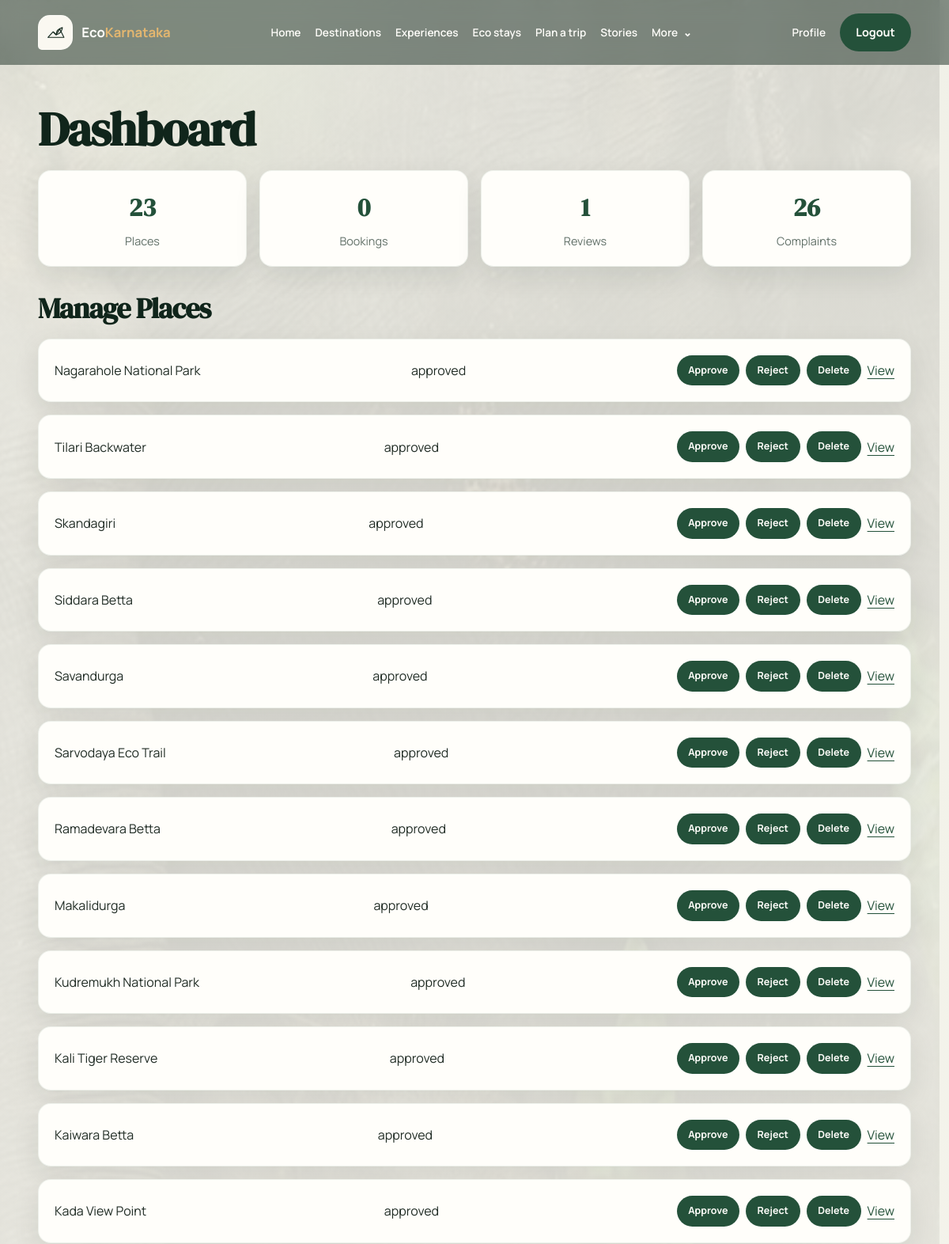
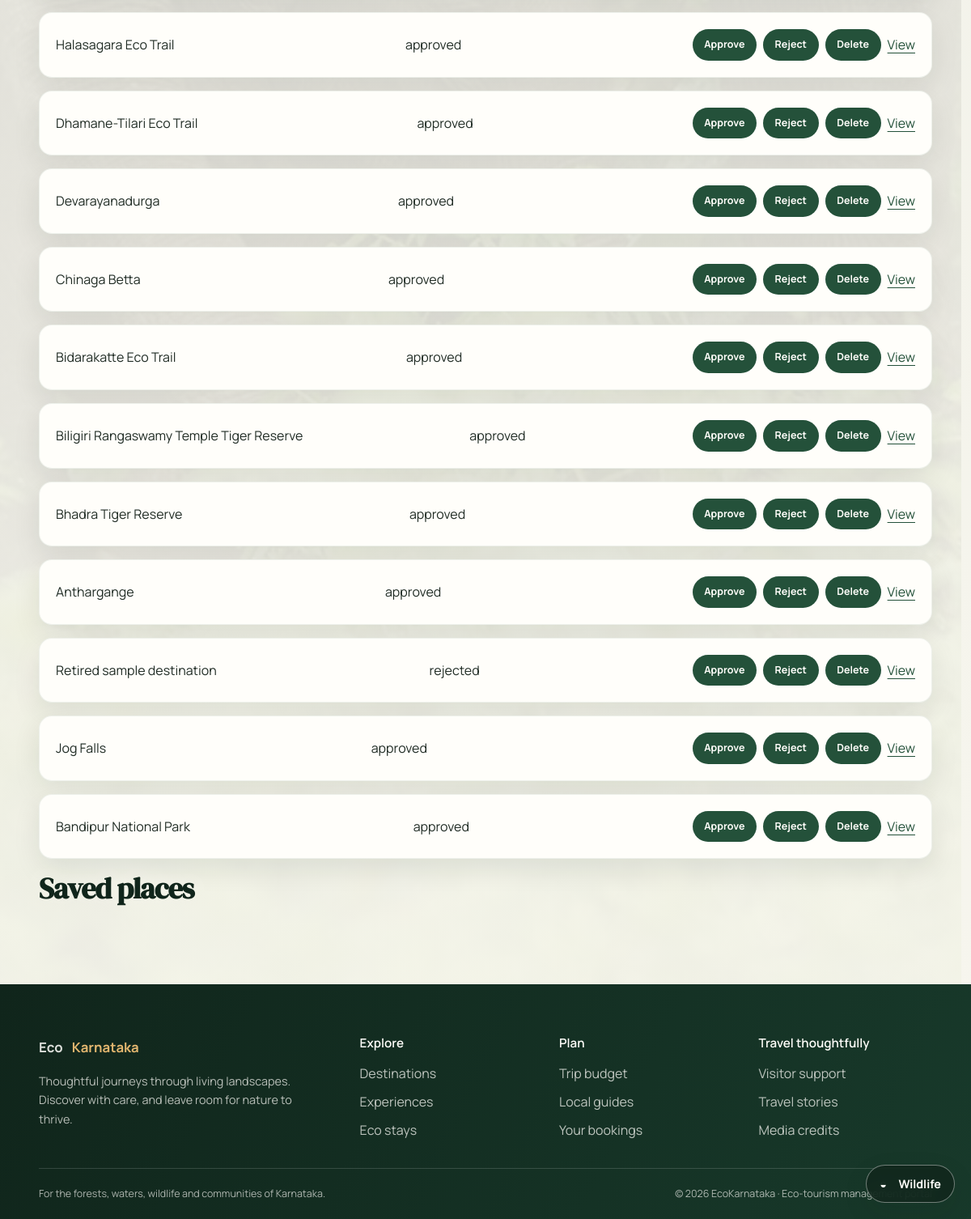
Page /dashboard (signed in) on the committed database (2 pictures, top to bottom).
### app/models.py (models this page shows)
class Place(SQLModel, table=True):
    id: Optional[int] = Field(default=None, primary_key=True)
    place_name: str
    location: str
    category: str
    description: str
    entry_fee: float = 0.0
    visiting_hours: str = "9:00 AM - 5:00 PM"
    status: str = "pending"
    district: Optional[str] = None
    latitude: Optional[float] = None
    longitude: Optional[float] = None
    image_url: Optional[str] = None
    best_season: Optional[str] = None
    eco_rating: Optional[float] = None
    created_by: Optional[int] = Field(default=None, foreign_key="user.id")
    created_at: datetime = Field(default_factory=datetime.utcnow)

### app/routers/dashboard.py (the view)
@router.get("/dashboard")
def dashboard(request: Request, db: Session = Depends(get_db)):
    user = get_current_user_optional(request, db)
    if user is None:
        return RedirectResponse("/login?msg=Please+log+in+first", status_code=303)
    places = db.exec(select(Place).order_by(Place.created_at.desc())).all()
    bookings = db.exec(select(Booking).where(Booking.user_id == user.id).order_by(Booking.created_at.desc())).all()
    complaints = db.exec(select(Complaint).order_by(Complaint.created_at.desc())).all() if user.role == "admin" else []
    saved_place_rows = db.exec(select(SavedPlace).where(SavedPlace.user_id == user.id)).all()
    saved_places = []
    for saved in saved_place_rows:
        place = db.get(Place, saved.place_id)
        saved_places.append({"place_name": place.place_name if place else "Saved place"})
    reviews = db.exec(select(Review).where(Review.user_id == user.id).order_by(Review.created_at.desc())).all()
    return request.app.state.templates.TemplateResponse(
        "dashboard.html",
        {"request": request, "user": user, "places": places, "bookings": bookings, "complaints": complaints, "saved_places": saved_places, "reviews": reviews},
    )

### app/templates/dashboard.html (shortened to what this page needs)
{% extends "base.html" %}
{% block content %}
<h1>Dashboard</h1>
<div class="stats-grid">
  <div class="stat-box"><strong>{{ places|length }}</strong><span>Places</span></div>
  <div class="stat-box"><strong>{{ bookings|length }}</strong><span>Bookings</span></div>
  <div class="stat-box"><strong>{{ reviews|length }}</strong><span>Reviews</span></div>
  <div class="stat-box"><strong>{{ complaints|length }}</strong><span>Complaints</span></div>
</div>
<h2>Manage Places</h2>
{% for place in places %}
  <div class="dashboard-list-item">
    <span>{{ place.place_name }}</span>
    <span>{{ place.status }}</span>
    <div>
      {% if user and user.role == 'admin' %}
        <form action="/places/{{ place.id }}/approve" method="post" style="display:inline"><button type="submit">Approve</button></form>
        <form action="/places/{{ place.id }}/reject" method="post" style="display:inline"><button type="submit">Reject</button></form>
        <form action="/places/{{ place.id }}/delete" method="post" style="display:inline"><button type="submit">Delete</button></form>
      {% endif %}
      <a href="/places/{{ place.id }}">View</a>
    </div>
  </div>
{% endfor %}
<h2>Saved places</h2>
{% endblock %}

### app/static/css/tokens.css (style rules this page uses)
:root { color-scheme: light; --eco-forest-950: #10251b; --eco-forest-900: #183a2b; --eco-forest-800: #24513a; --eco-moss-600: #527b56; --eco-moss-400: #85a783; --eco-teak-700: #75563f; --eco-cream-100: #faf8f1; --eco-cream-200: #f0ede2; --eco-white: #fffefa; --eco-ink: #202c25; --eco-muted: #617068; --eco-sunrise: #e3b66f; --eco-monsoon: #4d8581; --eco-success: #3e7956; --eco-warning: #9b6d24; --eco-error: #a54542; --eco-info: #376d7a; --eco-space-1: 0.5rem; --eco-space-2: 1rem; --eco-space-3: 1.5rem; --eco-space-4: 2rem; --eco-space-5: 3rem; --eco-space-6: 4rem; --eco-space-7: 6rem; --eco-space-8: 8rem; --eco-radius-sm: 0.65rem; --eco-radius-md: 1rem; --eco-radius-lg: 1.35rem; --eco-radius-xl: 2rem; --eco-radius-pill: 999px; --eco-shadow-soft: 0 12px 34px rgba(16, 37, 27, 0.09); --eco-shadow-card: 0 22px 54px rgba(16, 37, 27, 0.15); --eco-focus: 0 0 0 3px rgba(227, 182, 111, 0.65); --eco-font-display: "DM Serif Display", Georgia, serif; --eco-font-body: "Manrope", "Segoe UI", system-ui, sans-serif; --eco-text-xs: 0.78rem; --eco-text-sm: 0.9rem; --eco-text-base: 1rem; --eco-text-lg: 1.2rem; --eco-text-xl: clamp(1.65rem, 3vw, 2.45rem); --eco-text-display: clamp(3rem, 7vw, 6.5rem); --eco-content-width: 1320px; }

### app/static/css/base.css (style rules this page uses)
*, *::before, *::after { box-sizing: border-box; }
html { min-width: 320px; scroll-behavior: smooth; scrollbar-color: var(--eco-moss-600) var(--eco-cream-100); scrollbar-width: thin; }
body { min-height: 100vh; margin: 0; color: var(--eco-ink); background: var(--eco-cream-100); font-family: var(--eco-font-body); font-size: var(--eco-text-base); line-height: 1.65; -webkit-font-smoothing: antialiased; text-rendering: optimizeLegibility; }
a { color: var(--eco-forest-800); text-underline-offset: 0.22em; transition: color 180ms ease; }
h1, h2, h3, h4, h5, h6 { margin: 0 0 var(--eco-space-2); color: var(--eco-forest-950); font-family: var(--eco-font-display); font-weight: 600; line-height: 1.18; letter-spacing: -0.025em; }
h1 { font-size: clamp(2.2rem, 5vw, 4rem); }
h2 { font-size: var(--eco-text-xl); }
button, input, select, textarea { font: inherit; }
button { cursor: pointer; }

### app/static/css/components.css (style rules this page uses)
button, .button-link, .btn-eco { display: inline-flex; min-height: 2.85rem; align-items: center; justify-content: center; gap: 0.5rem; padding: 0.7rem 1.2rem; border: 1px solid transparent; border-radius: var(--eco-radius-pill); color: var(--eco-white); background: var(--eco-forest-800); font-size: var(--eco-text-sm); font-weight: 700; text-align: center; text-decoration: none; transition: transform 180ms ease, color 180ms ease, background 180ms ease, box-shadow 180ms ease; }
.review-item, .review-snippet, .mini-card, .dashboard-list-item, .stat-box, .place-facts { margin-bottom: 1rem; padding: 1.25rem; border: 1px solid rgba(36, 81, 58, 0.08); border-radius: var(--eco-radius-md); background: var(--eco-white); box-shadow: var(--eco-shadow-soft); }
.stats-grid { display: grid; grid-template-columns: repeat(auto-fit, minmax(9.5rem, 1fr)); gap: 1rem; margin-bottom: 2rem; }
.stat-box { display: grid; gap: 0.25rem; margin: 0; text-align: center; }
.stat-box strong { color: var(--eco-forest-800); font-family: var(--eco-font-display); font-size: 2rem; }
.stat-box span { color: var(--eco-muted); font-size: var(--eco-text-sm); }
.dashboard-list-item { display: flex; flex-wrap: wrap; align-items: center; justify-content: space-between; gap: 0.8rem; }

### app/static/css/pages.css (style rules this page uses)
.stats-grid + h2 { margin-top: 2rem; }
.dashboard-list-item > div { display: flex; flex-wrap: wrap; align-items: center; gap: 0.5rem; }
.dashboard-list-item form { margin: 0; }
.dashboard-list-item form button { min-height: 2.4rem; padding: 0.5rem 0.85rem; font-size: var(--eco-text-xs); }

### app/static/css/background.css (style rules this page uses)
.page-immersive { background: transparent; }
.page-immersive:not(:has(.hero-banner)) .page-body > h1:first-child, .page-immersive:not(:has(.hero-banner)) .page-body > h2, .page-immersive:not(:has(.hero-banner)) .page-body > section > h2 { text-shadow: 0 1px 12px rgba(250, 248, 241, 0.4); }

### rows in the picture
Place: place_name "Nagarahole National Park", status "approved"
Place: place_name "Tilari Backwater", status "approved"
Place: place_name "Skandagiri", status "approved"
Place: place_name "Siddara Betta", status "approved"
Place: place_name "Savandurga", status "approved"
Place: place_name "Sarvodaya Eco Trail", status "approved"
Place: place_name "Ramadevara Betta", status "approved"
Place: place_name "Makalidurga", status "approved"
Place: place_name "Kudremukh National Park", status "approved"
Place: place_name "Kali Tiger Reserve", status "approved"
Place: place_name "Kaiwara Betta", status "approved"
Place: place_name "Kada View Point", status "approved"
Place: place_name "Halasagara Eco Trail", status "approved"
Place: place_name "Dhamane-Tilari Eco Trail", status "approved"
Place: place_name "Devarayanadurga", status "approved"
Place: place_name "Chinaga Betta", status "approved"
Place: place_name "Bidarakatte Eco Trail", status "approved"
Place: place_name "Biligiri Rangaswamy Temple Tiger Reserve", status "approved"
Place: place_name "Bhadra Tiger Reserve", status "approved"
Place: place_name "Anthargange", status "approved"
Place: place_name "Retired sample destination", status "rejected"
Place: place_name "Jog Falls", status "approved"
Place: place_name "Bandipur National Park", status "approved"

### other values in the picture
{{ places|length }} "23"
{{ bookings|length }} "0"
{{ reviews|length }} "1"
{{ complaints|length }} "26"
